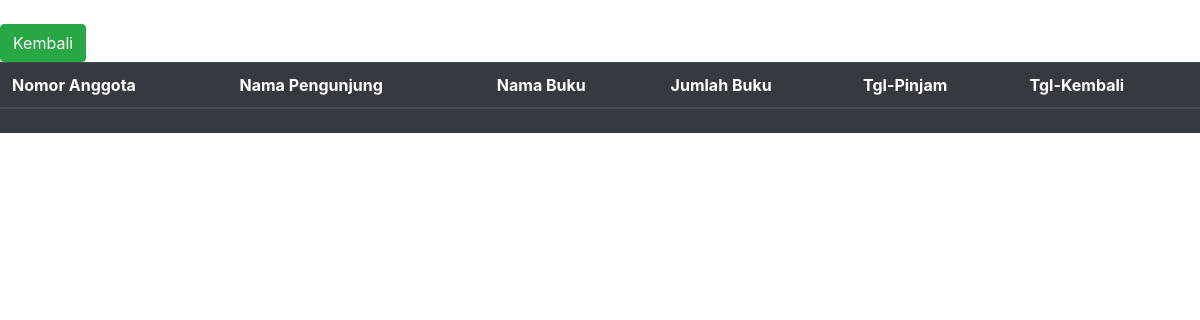
Before: /15/detail/ with the older database file.
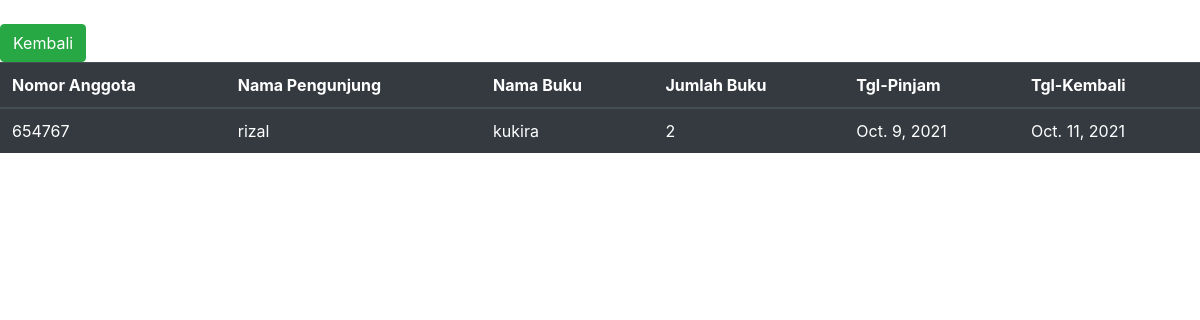
After: the same page with the newer database file.
### perpus/models.py (models this page shows)
class pinjam(models.Model):
    nmr_anggota = models.IntegerField()
    nama = models.TextField(max_length=200)
    buku = models.TextField(max_length=200)
    jml_buku = models.IntegerField()
    tgl_pinjam = models.DateField(blank=True, null=True)
    tgl_kembali = models.DateField(blank=True, null=True)

### perpus/views.py (the view)
# urls.py: path('<id>/detail/', views.detailindex),
def detailindex(request,id):
    detail = models.pinjam.objects.filter(pk=id).first()
    return render (request,'detail.html', {
        'data': detail,
    })

### perpus/templates/detail.html (shortened to what this page needs)
<html>
<head>
    <link rel="stylesheet" href="https://cdn.jsdelivr.net/npm/bootstrap@4.6.0/dist/css/bootstrap.min.css">
</head>
<body>
  <br>
  <a type="submit" class="btn btn-success" href="{% url 'form_pinjam' %}">Kembali</a>
    <br>
    <table class="table table-dark">
        <thead>
          <tr>
            <th scope="col">Nomor Anggota</th>
            <th scope="col">Nama Pengunjung</th>
            <th scope="col">Nama Buku</th>
            <th scope="col">Jumlah Buku</th>
            <th scope="col">Tgl-Pinjam</th>
            <th scope="col">Tgl-Kembali</th>
          </tr>
        </thead>
        <tbody>
          <tr>
            <td>{{data.nmr_anggota}}</td>
            <td>{{data.nama}}</td>
            <td>{{data.buku}}</td>
            <td>{{data.jml_buku}}</td>
            <td>{{data.tgl_pinjam}}</td>
            <td>{{data.tgl_kembali}}</td>
          </tr>
        </tbody>
      </table>
</body>
</head>
</html>

Changed rows visible on the page:
added pinjam: nmr_anggota "654767", nama "rizal", buku "kukira", jml_buku "2", tgl_pinjam "Oct. 9, 2021", tgl_kembali "Oct. 11, 2021"
